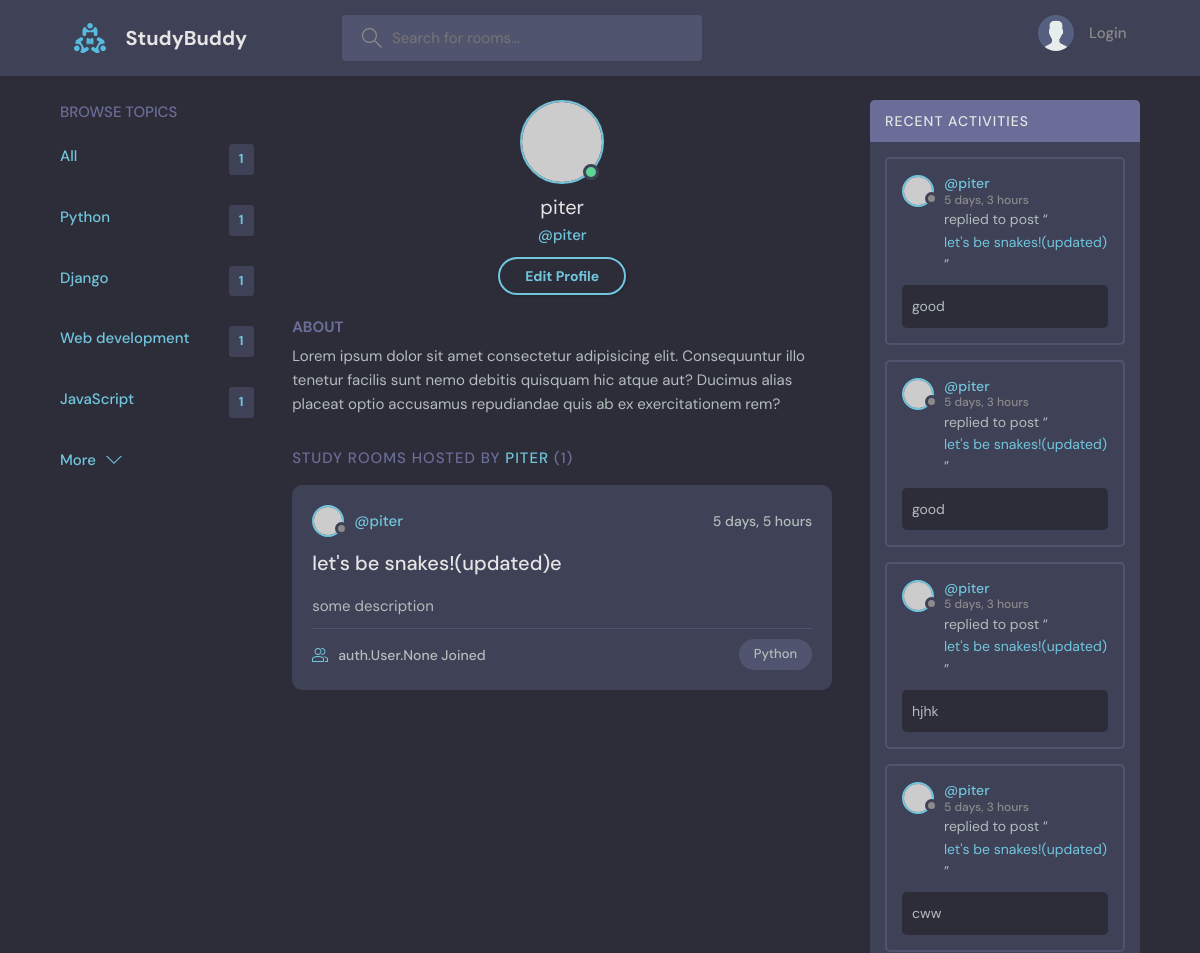
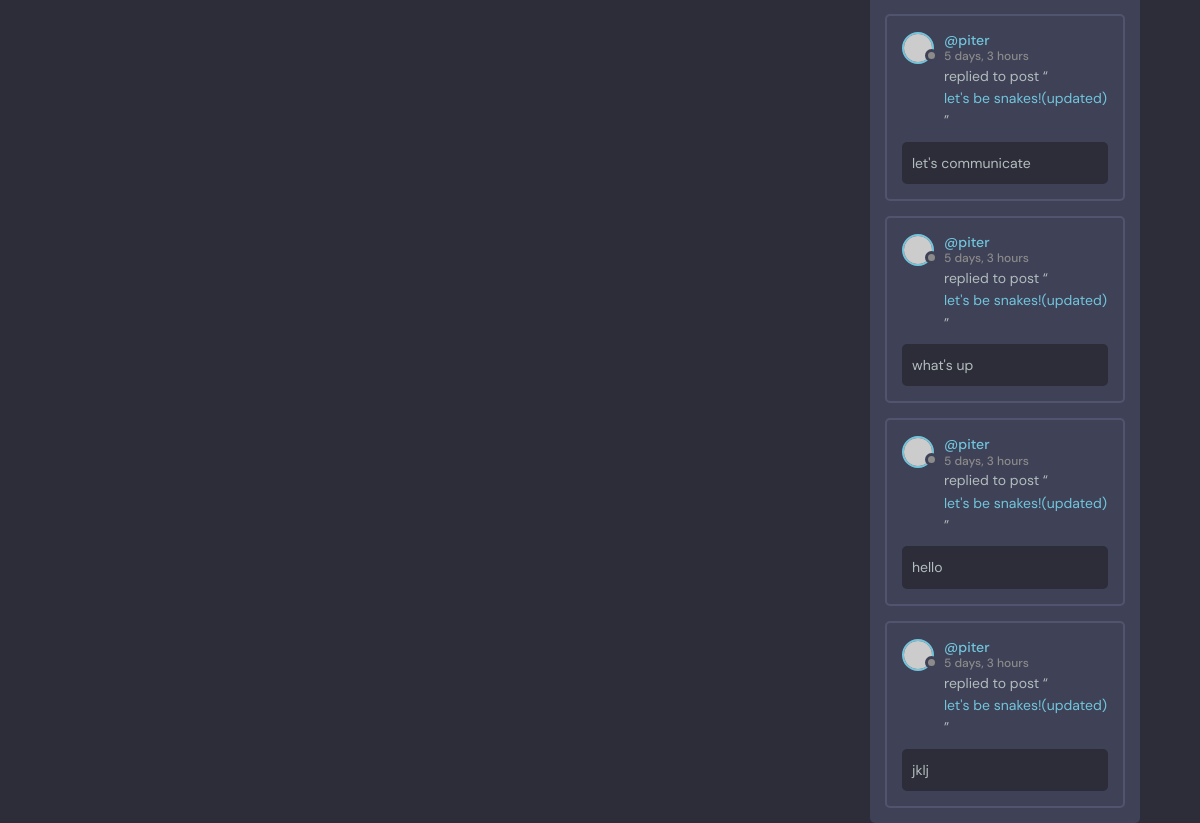
Screenshot of /profile/3/ with the database file from the repository (2 pictures, top to bottom).
### base/models.py (models this page shows, shortened)
class Topic(models.Model):
    name = models.CharField(max_length=200)
    def __str__(self):
        return self.name

class Room(models.Model):
    host = models.ForeignKey(User, on_delete=models.SET_NULL, null=True)
    topic = models.ForeignKey(Topic, on_delete=models.SET_NULL, null=True)
    name = models.CharField(max_length=200)
    description = models.TextField(null=True, blank=True)
    participants = models.ManyToManyField(User, related_name='participants', blank=True)
    updated = models.DateTimeField(auto_now=True)
    created = models.DateTimeField(auto_now_add=True)
    class Meta:
        ordering = ['-updated', '-created']

class Message(models.Model):
    user = models.ForeignKey(User, on_delete=models.CASCADE)
    room = models.ForeignKey(Room, on_delete=models.CASCADE)
    body = models.TextField()
    updated = models.DateTimeField(auto_now=True)
    created = models.DateTimeField(auto_now_add=True)
    class Meta:
        ordering = ['-updated', '-created']
    def __str__(self):
        if len(self.body) > 50:
            return self.body[0:50] + '...'
        else:
            return self.body[0:50]

### base/views.py (the view)
# urls.py: path('profile/<int:pk>/', views.userProfile, name='user-profile'),
def userProfile(request, pk):
    user = get_object_or_404(User, id=pk)
    room_messages = user.message_set.all()
    rooms = user.room_set.all()
    topics = Topic.objects.all()
    room_count = rooms.count()
    context = {
        'user': user,
        'rooms': rooms,
        'room_messages': room_messages,
        'topics': topics,
        'room_count':room_count
    }
    return render(request, 'base/profile.html', context)

### base/templates/base/profile.html
{% extends 'main.html' %}
  {% block content %}
  <main class="profile-page layout layout--3">
    <div class="container">
        {% include 'base/topics_component.html' %}
      <div class="roomList">
        <div class="profile">
          <div class="profile__avatar">
            <div class="avatar avatar--large active">
              <img src="https://randomuser.me/api/portraits/men/11.jpg" />
            </div>
          </div>
          <div class="profile__info">
            <h3>{{ user.username }}</h3>
            <p>@{{ user.username }}</p>
            <a href="edit-user.html" class="btn btn--main btn--pill">Edit Profile</a>
          </div>
          <div class="profile__about">
            <h3>About</h3>
            <p>
              Lorem ipsum dolor sit amet consectetur adipisicing elit. Consequuntur illo tenetur
              facilis sunt nemo debitis quisquam hic atque aut? Ducimus alias placeat optio
              accusamus repudiandae quis ab ex exercitationem rem?
            </p>
          </div>
        </div>
        <div class="roomList__header">
          <div>
            <h2>Study Rooms Hosted by <a href="">{{ user.username }}</a> ({{ room_count }})
            </h2>
          </div>
        </div>
        {% include 'base/feed_component.html' %}
      </div>
        {% include 'base/activity_component.html' %}
    </div>
  </main>
{% endblock %}

### base/templates/base/topics_component.html
<div class="topics">
            <div class="topics__header">
                <h2>Browse Topics</h2>
            </div>
            <ul class="topics__list">
                <li>
                    <a href="{% url 'home' %}" class="active">All <span>{{ room_count }}</span></a>
                </li>
                {% for topic in topics %}
                    <li>
                        <a href="{% url 'home' %}?q={{ topic.name }}" class="active">{{ topic.name }}
                            <span>{{ room_count }}</span></a>
                    </li>
                {% endfor %}
            </ul>
            <a class="btn btn--link" href="topics.html">
                More
                <svg version="1.1" xmlns="http://www.w3.org/2000/svg" width="32" height="32" viewBox="0 0 32 32">
                    <title>chevron-down</title>
                    <path d="M16 21l-13-13h-3l16 16 16-16h-3l-13 13z"></path>
                </svg>
            </a>
        </div>

### base/templates/base/feed_component.html (shortened to what this page needs)
  {% for room in rooms %}
<div class="roomListRoom">
            <div class="roomListRoom__header">
              <a href="{% url 'user-profile' room.host.id %}" class="roomListRoom__author">
                <div class="avatar avatar--small">
                  <img src="https://randomuser.me/api/portraits/women/11.jpg" />
                </div>
                <span>@{{ room.host.username}}</span>
              </a>
              <div class="roomListRoom__actions">
                <span>{{ room.created|timesince }}</span>
              </div>
            </div>
            <div class="roomListRoom__content">
              <a href="{% url 'room' room.id %}">{{ room.name}}e</a>
              <p>
                  {{ room.description }}
              </p>
            </div>
            <div class="roomListRoom__meta">
              <a href="room.html" class="roomListRoom__joined">
                  {{ room.participants}} Joined
              </a>
              <p class="roomListRoom__topic">{{ room.topic }}</p>
            </div>
          </div>
  {% endfor %}

### base/templates/base/activity_component.html (shortened to what this page needs)
<div class="activities">
            <div class="activities__header">
                <h2>Recent Activities</h2>
            </div>
            {% for message in room_messages %}
                <div class="activities__box">
                    <div class="activities__boxHeader roomListRoom__header">
                        <a href="{% url 'user-profile' message.user.id %}" class="roomListRoom__author">
                            <div class="avatar avatar--small">
                                <img src="https://randomuser.me/api/portraits/women/11.jpg"/>
                            </div>
                            <p>
                                @{{ message.user.username }}
                                <span>{{ message.created|timesince}}</span>
                            </p>
                        </a>
                    </div>
                    <div class="activities__boxContent">
                        <p>replied to post “<a href="room.html">{{ message.room.name }}</a>”</p>
                        <div class="activities__boxRoomContent">
                            {{ message }}
                        </div>
                    </div>
                </div>
            {% endfor %}
        </div>

### rows the page displays
Topic: name "Python", id "1"
Topic: name "Django", room_count "1"
Topic: name "Web development", room_count "1"
Topic: name "JavaScript", room_count "1"
Room: host.username "piter", created "5 days, 5 hours", name "let's be snakes!(updated)", description "some description", participants "auth.User.None", topic "Python"
Message: user.username "piter", created "5 days, 3 hours", room.name "let's be snakes!(updated)", body "good"
Message: user.username "piter", created "5 days, 3 hours", room.name "let's be snakes!(updated)", body "good"
Message: user.username "piter", created "5 days, 3 hours", room.name "let's be snakes!(updated)", body "hjhk"
Message: user.username "piter", created "5 days, 3 hours", room.name "let's be snakes!(updated)", body "cww"
Message: user.username "piter", created "5 days, 3 hours", room.name "let's be snakes!(updated)", body "let's communicate"
Message: user.username "piter", created "5 days, 3 hours", room.name "let's be snakes!(updated)", body "what's up"
Message: user.username "piter", created "5 days, 3 hours", room.name "let's be snakes!(updated)", body "hello"
Message: user.username "piter", created "5 days, 3 hours", room.name "let's be snakes!(updated)", body "jklj"

### other values shown
{{ room_count }} "1"
{{ user.username }} "piter"
{{ user.username }} "PITER"
